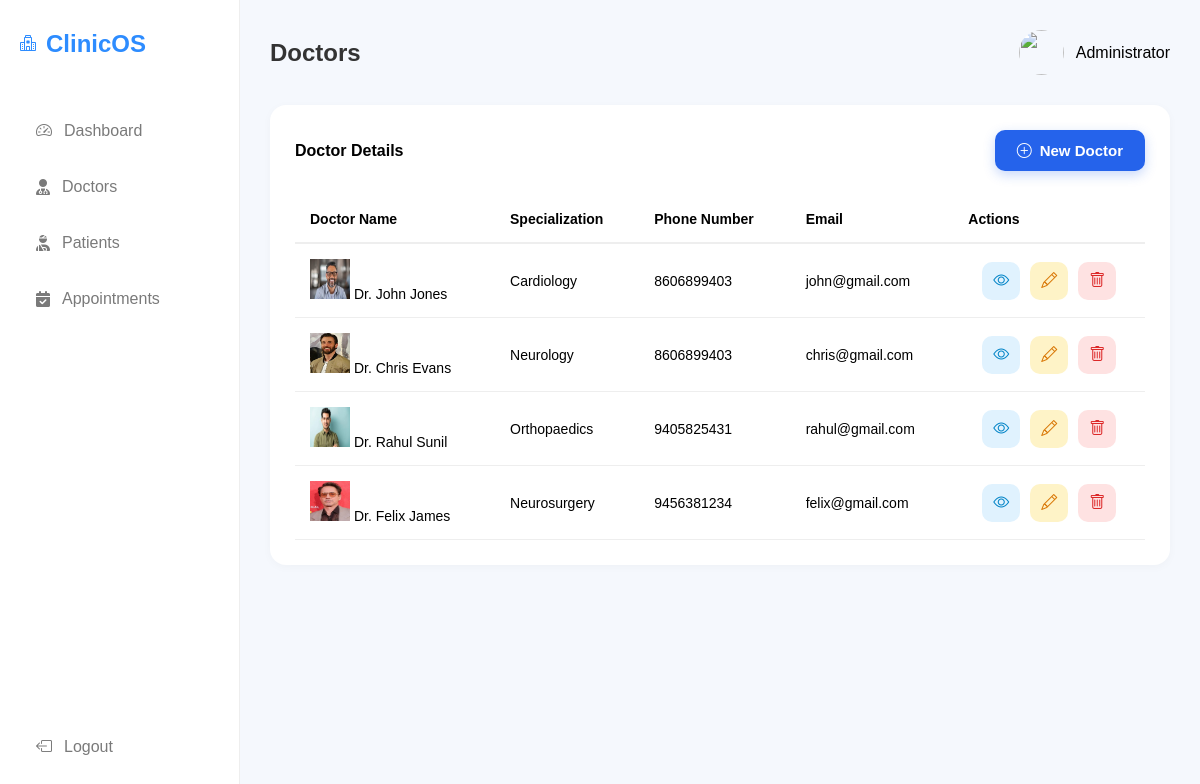
Page /admin_panel/doctors/ (signed in) on the committed database.
### managementsystem/models.py (models this page shows, shortened)
class Doctor(models.Model):
    user = models.OneToOneField(CustomUser,on_delete=models.CASCADE)
    phone = models.CharField(max_length=15, blank=True, null=True)
    department = models.CharField(max_length=100)
    education = models.TextField(default='MBBS')
    photo = models.ImageField(upload_to='doctors',default='default/default.png')

class CustomUser(AbstractUser):
    ROLE_CHOICES = (
        ('admin', 'Admin'),
        ('doctor', 'Doctor'),
        ('patient', 'Patient'),
    )
    role = models.CharField(max_length=20, choices=ROLE_CHOICES,default='patient')

### managementsystem/views/admin_views.py (the view)
# urls.py: path('doctors/',doctor_list),
@admin_required
def doctor_list(request):
    doctors = Doctor.objects.all()
    context = {'doctors': doctors}
    return render(request, 'admin/doctor_list.html', context)

### managementsystem/templates/admin/doctor_list.html (shortened to what this page needs)
{% extends 'admin/base.html' %}
{%load static%}
{%block header%}Doctors{%endblock%}
{%block content%}
<div class="card shadow-sm border-0">
    <div class="card-header bg-white d-flex justify-content-between align-items-center">
        <h4 class="mb-0">Doctor Details</h4>
       <a href="{%url 'add_doctor'%}" class="new-patient-btn">
                <i class="bi bi-plus-circle"></i> New Doctor
        </a>
    </div>
    <div class="card-body">
        <div class="table-responsive">
            <table class="table align-middle table-hover" style="min-width: 800px;">
                <thead class="table-light">
                    <tr>
                        <th>Doctor Name</th>
                        <th>Specialization</th>
                        <th>Phone Number</th>
                        <th>Email</th>
                        <th class="text-center">Actions</th>
                    </tr>
                </thead>
                <tbody>
                    {% for doctor in doctors %}
                    <tr>
                        <td>
                            <div class="d-flex align-items-center">
                                {% if doctor.photo %}
                                    <img src="{{ doctor.photo.url }}"
                                         width="40"
                                         height="40"
                                         class="rounded-circle me-2">
                                {% endif %}
                                <span>
                                    Dr. {{doctor.user.get_full_name}}
                                </span>
                            </div>
                        </td>
                        <td>{{doctor.department}}</td>
                        <td>{{ doctor.phone }}</td>
                        <td>{{ doctor.user.email }}</td>
                        <td class="text-center">
                            <div class="action-buttons">
                                <a href="{%url 'admin_view_doctor' doctor.id %}" class="action-btn view-btn" title="View">
                                    <i class="bi bi-eye"></i>
                                </a>
                                <a href="{%url 'edit_doctor' doctor.id %}" class="action-btn edit-btn" title="Edit">
                                    <i class="bi bi-pencil"></i>
                                </a>
                                <a href="{%url 'delete_doctor' doctor.id %}" class="action-btn delete-btn" title="Delete">
                                    <i class="bi bi-trash"></i>
                                </a>
                            </div>
                        </td>
                    </tr>
                    {% empty %}
                    <tr>
                        <td colspan="7" class="text-center py-4">
                            No doctors found.
                        </td>
                    </tr>
                    {% endfor %}
                </tbody>
            </table>
        </div>
    </div>
</div>
{%endblock%}

### managementsystem/static/css/home.css (style rules this page uses)
* { margin:0; padding:0; box-sizing:border-box; font-family:Arial, Helvetica, sans-serif; }
body { background:#f5f8fd; }
.card { background:white; border-radius:16px; padding:25px; box-shadow:0 2px 10px rgba(0,0,0,0.03); width: 100%; min-width: 0; }
.card-header { display:flex; justify-content:space-between; align-items:center; margin-bottom:25px; gap: 15px; }
.table-responsive { display: block; width: 100%; overflow-x: auto; -webkit-overflow-scrolling: touch; }

### managementsystem/templates/admin/base.html (style rules this page uses)
table { width:100%; border-collapse:collapse; min-width: 600px; }
table th { text-align:left; padding:15px; border-bottom:2px solid #eee; font-size: 14px; }
table td { padding:15px; border-bottom:1px solid #eee; font-size: 14px; }

### managementsystem/templates/admin/doctor_list.html (style rules this page uses)
.action-buttons { display:flex; justify-content:center; gap:10px; }
.action-btn { width:38px; height:38px; display:flex; align-items:center; justify-content:center; border-radius:10px; text-decoration:none; transition:all 0.25s ease; font-size:1rem; }
.view-btn { background:#e0f2fe; color:#0284c7; }
.edit-btn { background:#fef3c7; color:#d97706; }
.delete-btn { background:#fee2e2; color:#dc2626; }
.new-patient-btn { display:inline-flex; align-items:center; gap:8px; background:#2563eb; color:#fff; text-decoration:none; padding:12px 22px; border-radius:10px; font-weight:600; font-size:15px; transition:all 0.3s ease; box-shadow:0 4px 12px rgba(37,99,235,0.25); }

### rows in the picture
Doctor: photo (picture), user.get_full_name "John Jones", department "Cardiology", phone "8606899403", user.email "john@gmail.com"
Doctor: photo (picture), user.get_full_name "Chris Evans", department "Neurology", phone "8606899403", user.email "chris@gmail.com"
Doctor: photo (picture), user.get_full_name "Rahul Sunil", department "Orthopaedics", phone "9405825431", user.email "rahul@gmail.com"
Doctor: photo (picture), user.get_full_name "Felix James", department "Neurosurgery", phone "9456381234", user.email "felix@gmail.com"
